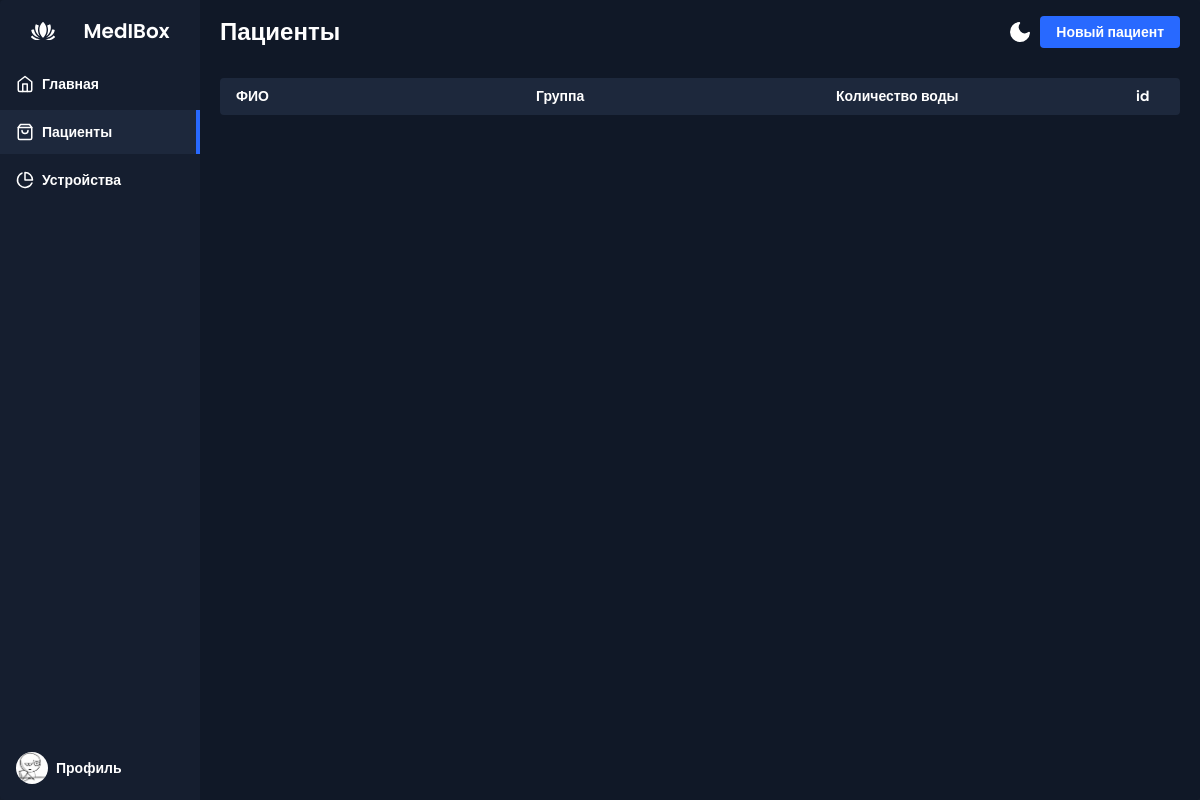
/patients/ (signed in), run on an earlier commit of the app's database.
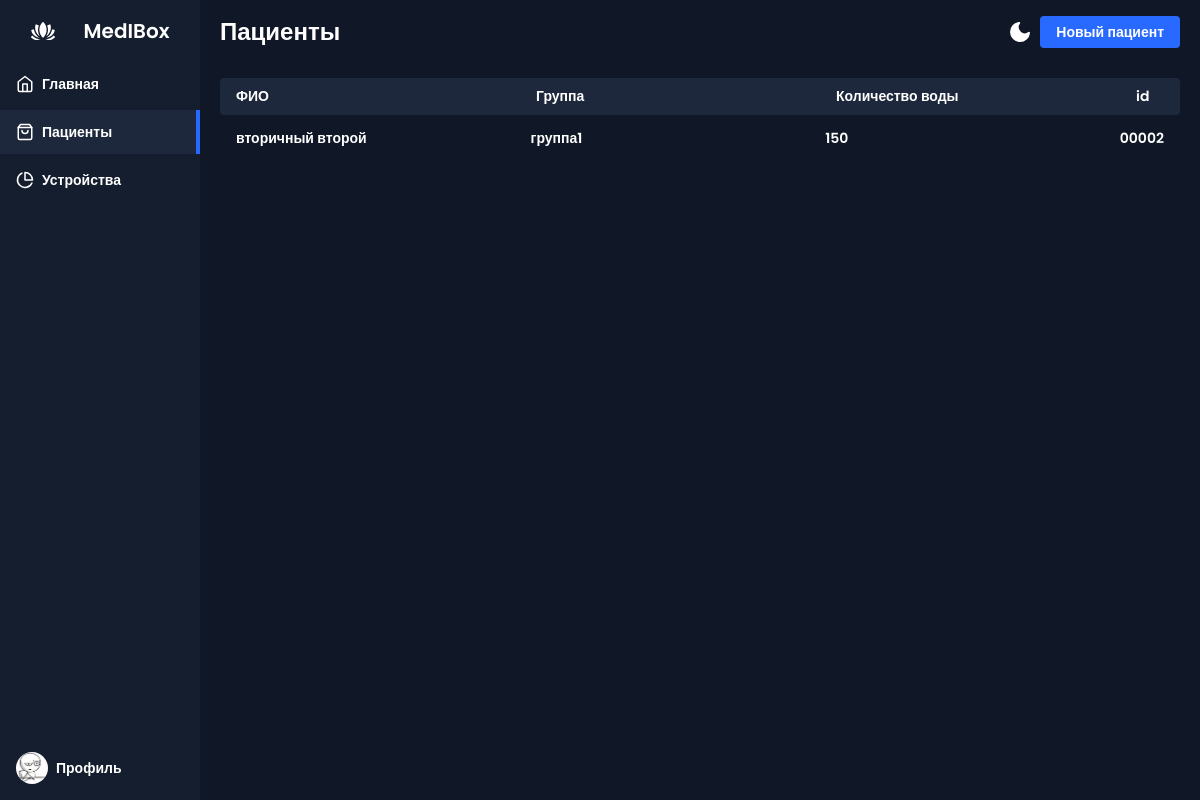
And on a later commit of the database.
### patients/models.py (models this page shows, shortened)
class Patient(models.Model):
    user = models.ForeignKey(User, on_delete=models.CASCADE, related_name='patients')
    groups = models.ForeignKey(Groups, on_delete=models.CASCADE, related_name='patients')
    first_name = models.CharField(max_length=256)
    username = models.CharField(max_length=256)
    fingerprint = models.PositiveIntegerField()
    portion_of_water = models.CharField(max_length=256)
    number = models.CharField(max_length=256, default="+79000000000")
    voices = models.ForeignKey(Voices, on_delete=models.CASCADE)
    slug = models.SlugField(max_length=200, unique=True, blank=True, null=True, verbose_name='URL')
    class Meta:
        verbose_name = 'Пациента'
        verbose_name_plural = 'Пациенты'
        db_table = 'Patients'
    def display_id(self):
        return f'{self.fingerprint:05}'

class Groups(models.Model):
    name = models.CharField(max_length=256)
    slug = models.SlugField(max_length=200, unique=True, db_index=True, verbose_name='URL')
    class Meta:
        verbose_name = 'Группу'
        verbose_name_plural = 'Группа'
        db_table = 'Groups'

### patients/views.py (the view)
# urls.py: path('patients/', views.allpatients, name='allpatients_list'),
def allpatients(request):
    groups = Groups.objects.all()
    patients = Patient.objects.filter(user_id=request.user.id)
    group = groups.values_list()[0][1]
    context = {
        'title': 'MedIBox - Пользователи',
        'group': group,
        'groups': groups,
        'patients': patients,
        'patient': 'patient',
    }
    return render(request, 'allPatients.html', context)

### patients/templates/allPatients.html
{% extends "base.html" %}
{% load static %}
{% block content %}
    <div class="app-content-header">
        <h1 class="app-content-headerText">Пациенты</h1>
        <button class="mode-switch" title="Switch Theme">
            <svg class="moon" fill="none" stroke="currentColor" stroke-linecap="round" stroke-linejoin="round" stroke-width="2" width="24" height="24" viewBox="0 0 24 24">
                <defs></defs>
                <path d="M21 12.79A9 9 0 1111.21 3 7 7 0 0021 12.79z"></path>
            </svg>
        </button>
        <button class="app-content-headerButton">Новый пациент</button>
    </div>
    <div class="products-area-wrapper tableView">
        <div class="products-header">
            <div class="product-cell image">ФИО</div>
            <div class="product-cell category">Группа</div>
            <div class="product-cell sales">Количество воды</div>
            <div class="product-cell price">id</div>
        </div>
        {% for p in patients %}
            <a class="products-row" href="{% url "patients:patient" patient_slug=p.slug %}">
                <div class="product-cell image">
                    <span>{{ p.username }} {{ p.first_name }}</span>
                </div>
                <div class="product-cell category">{{ group }}</div>
                <div class="product-cell sales">{{ p.portion_of_water }}</div>
                <div class="product-cell stock">{{ p.display_id }}</div>
            </a>
        {% endfor %}
    </div>
{% endblock %}

### templates/base.html (shortened to what this page needs)
{% load static %}
<!doctype html>
<html lang="en">
<head>
    <link rel="stylesheet" href="{% static "css/styles.css" %}">
</head>
<body>
<div class="app-container">
    <div class="sidebar">
        <div class="sidebar-header">
            <div class="app-icon">
            </div>
            <p class="app-icon_text">MedIBox</p>
        </div>
        <ul class="sidebar-list">
            <li class="sidebar-list-item {% if main %}active{% endif %}">
                <a href="{% url "main:index" %}">
                    <svg xmlns="http://www.w3.org/2000/svg" width="18" height="18" viewBox="0 0 24 24" fill="none" stroke="currentColor" stroke-width="2" stroke-linecap="round" stroke-linejoin="round" class="feather feather-home"><path d="M3 9l9-7 9 7v11a2 2 0 0 1-2 2H5a2 2 0 0 1-2-2z"/><polyline points="9 22 9 12 15 12 15 22"/></svg>
                    <span>Главная</span>
                </a>
            </li>
            <li class="sidebar-list-item {% if patient %}active{% endif %}">
                <a href="{% url "patients:allpatients_list" %}">
                    <span>Пациенты</span>
                </a>
            </li>
            <li class="sidebar-list-item {% if device %}active{% endif %}">
                <a href="{% url "device:device" %}">
                    <svg xmlns="http://www.w3.org/2000/svg" width="18" height="18" viewBox="0 0 24 24" fill="none" stroke="currentColor" stroke-width="2" stroke-linecap="round" stroke-linejoin="round" class="feather feather-pie-chart"><path d="M21.21 15.89A10 10 0 1 1 8 2.83"/><path d="M22 12A10 10 0 0 0 12 2v10z"/></svg>
                    <span>Устройства</span>
                </a>
            </li>
        </ul>
        <a class="account-info" href="{% url "user:profile" %}">
            <div class="account-info-picture">
                <img src="{% static "images/baseavatar.jpg" %}" alt="Account">
            </div>
            <div class="account-info-name">Профиль</div>
        </a>
    </div>
    <div class="app-content">
        {% block content %}{% endblock %}
    </div>
</div>
</body>
</html>

What changed in the data, as far as the page shows it:
added Patient: username "вторичный", first_name "второй", portion_of_water "150", display_id "00002"
now on this page (row unchanged): Groups: name "группа1"
